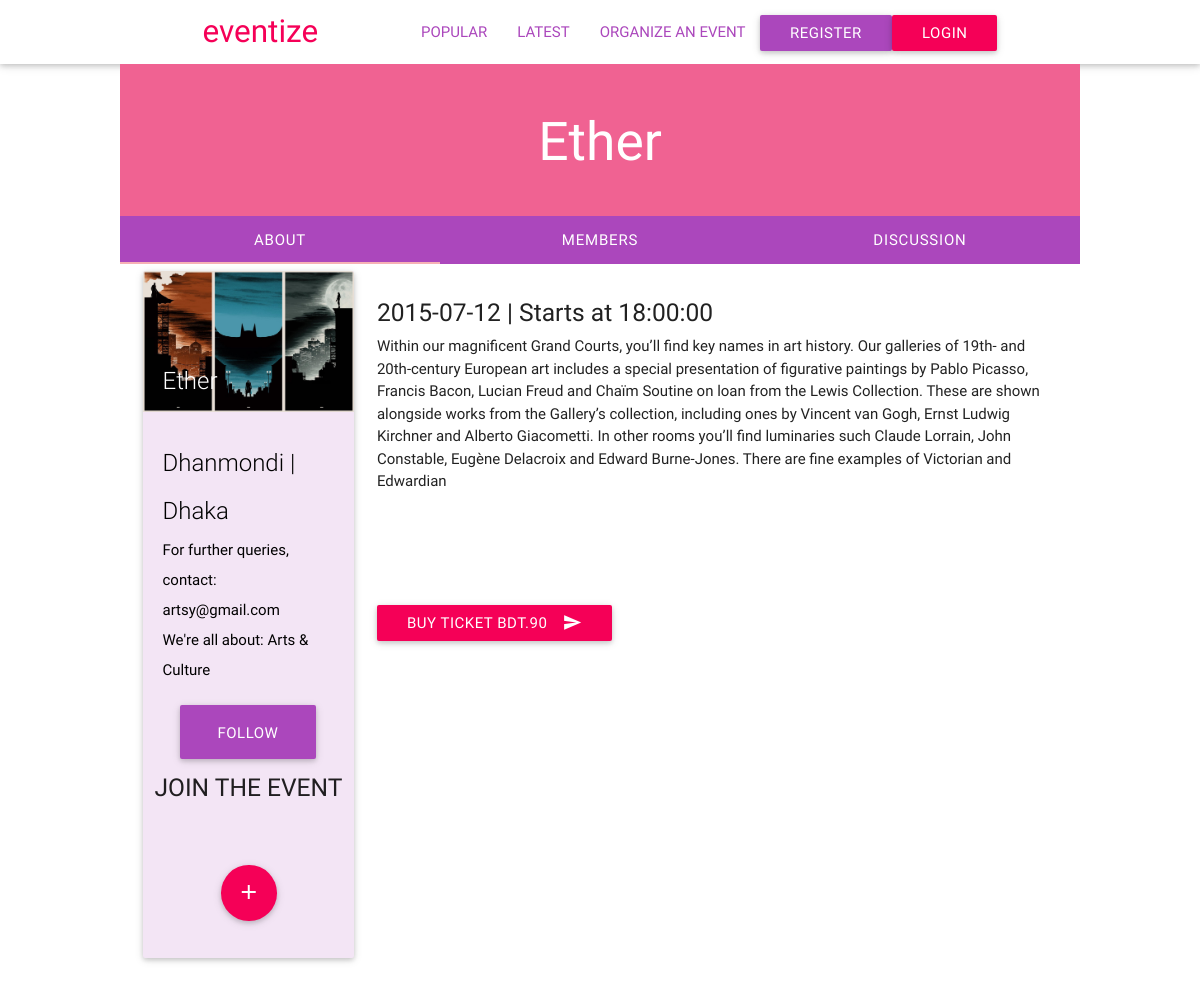
The page /get_event.php?id=1 on the database as committed earlier.
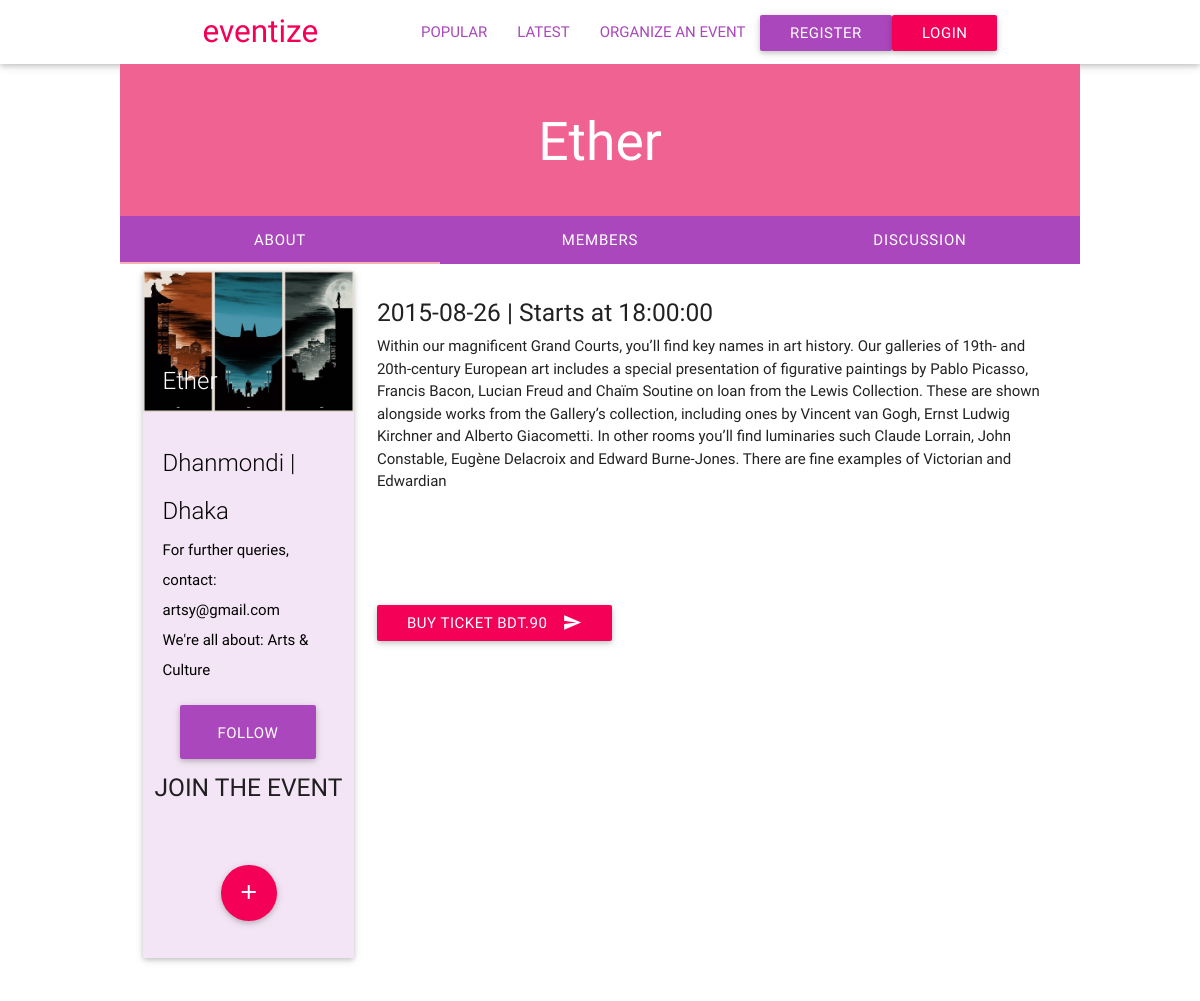
The same page on the database as committed later.
### tables this page shows
CREATE TABLE IF NOT EXISTS `event` (
  `id` int(11) NOT NULL AUTO_INCREMENT,
  `title` varchar(30) NOT NULL,
  `description` varchar(600) NOT NULL,
  `organizer` varchar(100) NOT NULL,
  `location` varchar(100) NOT NULL,
  `date_posted` date NOT NULL,
  `category` varchar(40) NOT NULL,
  `city` varchar(700) NOT NULL,
  `contact` varchar(300) NOT NULL,
  `admin` varchar(40) NOT NULL,
  `start` time NOT NULL,
  `end` time NOT NULL,
  `ticket` int(11) NOT NULL,
  PRIMARY KEY (`id`)
);

CREATE TABLE IF NOT EXISTS `photos` (
  `id` int(11) NOT NULL AUTO_INCREMENT,
  `user` varchar(40) NOT NULL,
  `event_id` int(10) NOT NULL,
  `path` varchar(150) NOT NULL,
  `image_name` varchar(100) NOT NULL,
  PRIMARY KEY (`id`)
);

### functions.php (called while the page is built, shortened)
<?php
function get_comments($eid){
 $eid=(int) $eid;
 $sql= "SELECT
  username,comment,date_posted FROM comments WHERE `event_id`={$eid}";
  	$comments=mysql_query($sql);
  	$return=array();
  	while($row=mysql_fetch_assoc($comments)){
  		$return[]=$row;
  	}
  	return $return;
}
function get_event($id){
		$events = array();
	$query = "SELECT id,title,start,end,description,organizer,ticket,admin,
	location,date_posted,city,category,contact FROM event
	WHERE `id`={$id}";
	$q= mysql_query($query);
	while ($row = mysql_fetch_assoc($q)) {
		$events[] = $row;
	}
	return $events;
}
function get_img($eid){
	$query = "SELECT `path` FROM `photos` WHERE `event_id`={$eid}";
	$q= mysql_query($query);
	$row = mysql_fetch_row($q) ;
	return $row;
}
function is_following($event_id,$user){
	$follow="Follow";
	$following="Following";
	$query="SELECT COUNT(`event`) AS `count` FROM follow WHERE event={$event_id} AND user='{$user}'";
	$query=mysql_query($query);
	while($row=mysql_fetch_assoc($query)) {
		$count=$row['count'];
	}
	if($count>0){
		return $following;
	} else{
		return $follow;
	}
}
?>

### get_event.php (the view, shortened to what this page needs)
<?php
require 'connection.php';
$eid=$_GET['id'];
$event = get_event($eid);
$img=get_img($eid);
if(isset($_SESSION['username'])){
  $user=$_SESSION['username'];
} else{
  $user=NULL;
}
?>
<!DOCTYPE html>
<html lang="en">
<head>
  <link rel="stylesheet" type="text/css" href="assets/css/keyframes.css">
  <link rel="stylesheet" type="text/css" href="assets/css/pageTransitions.css">
  <link href="assets/css/materialize.css" type="text/css" rel="stylesheet" media="screen,projection"/>
  <link href="assets/css/style.css" type="text/css" rel="stylesheet" media="screen,projection"/>
</head>
<body class="m-scene" id="main">
 <nav class="white" role="navigation">
    <div class="nav-wrapper container">
      <a id="logo-container" href="index.php" class="brand-logo" style="color:#f50057;">eventize</a>
      <ul class="right hide-on-med-and-down">
          <li><a href="popular.php" style="color:#ab47bc;">POPULAR</a></li>
        <li><a href="latest.php" style="color:#ab47bc;">LATEST</a></li>
        <li><a href="organize.php" style="color:#ab47bc;">ORGANIZE AN EVENT</a></li>
<?php
       if(!isset($_SESSION['username'])){?>
           <li><a href="register.php" class="waves-effect waves-light btn purple lighten-1">Register</a></li>
      <li><a  href="login.php" class="waves-effect waves-light btn pink accent-3">Login</a></li>
      </ul>
<?php }
?>
    </div>
  </nav>
<?php
foreach($event as $eve){
?>
   <div class="row" style="width:80%;">
      <div class="col s12 pink lighten-2"><br><center><h2 style="color:white;"><?php echo $eve['title']; ?></h2></center><br></div>
      <br>
  <?php $f=is_following($eid,$user);   ?>
    <div class="col s12" style="padding-left:0;padding-right:0;">
      <ul class="tabs">
        <li class="tab col s3 purple lighten-1"><a  href="#test1" style="color:white;">About</a></li>
        <li class="tab col s3 purple lighten-1"><a href="#test2" style="color:white;">Members</a></li>
        <li class="tab col s3 purple lighten-1"><a href="#test3" style="color:white;">Discussion</a></li>
      </ul>
    </div>
    <div id="test1" class="col s12">
 <div class="row">
      <div class="col s12 m4 l3">
      <div class="card purple lighten-5">
        <div class="card-image">
              <img src="<?php echo $img[0]; ?>">
              <span class="card-title"><?php echo $eve['title']; ?></span>
            </div>
            <div class="card-content black-text">
              <span class="card-title" style="color:black;"><?php echo $eve['location']; ?> | <?php echo $eve['city']; ?></span>
              <p><?php echo $eve['contact']; ?></p>
              <p>We're all about: <?php echo $eve['category']; ?></p>
            </div>
<center><a class="waves-effect waves-light btn-large purple lighten-1" href="follow.php?event=<?php echo $eve['id']; ?>"
><i class="material-icons left"></i><?php echo $f; ?></a></center>
  <p>
  <center><h5>JOIN THE EVENT<br><br><i class="material-icons"></i></h5>
  <a href="join.php?event=<?php echo $eve['id']; ?>"
   class="btn-floating btn-large waves-effect waves-light pink accent-3"
  ><i class="material-icons" title="Join the Event">add</i></a></center>
  </p><br>
          </div>
      </div>
      <div class="col s12 m8 l9"> <br>
   <h5><?php echo $eve['date_posted']; ?> | Starts at <?php echo $eve['start'] ?></h5>
    <?php echo $eve['description'] ?>
    <form name="sub"  method="POST">
                <button class="btn waves-effect waves-light pink accent-3" type="submit" name="action">Buy ticket BDT.<?php echo $eve['ticket'];?>
        <i class="mdi-content-send right"></i>
      </button >
              </form>
      </div>
</div>
    </div>
      </div>
<?php } ?>
  </body>
</html>

Rows that differ between the two databases and show on the page:
changed event "Ether": date_posted "2015-07-12" → "2015-08-26"
